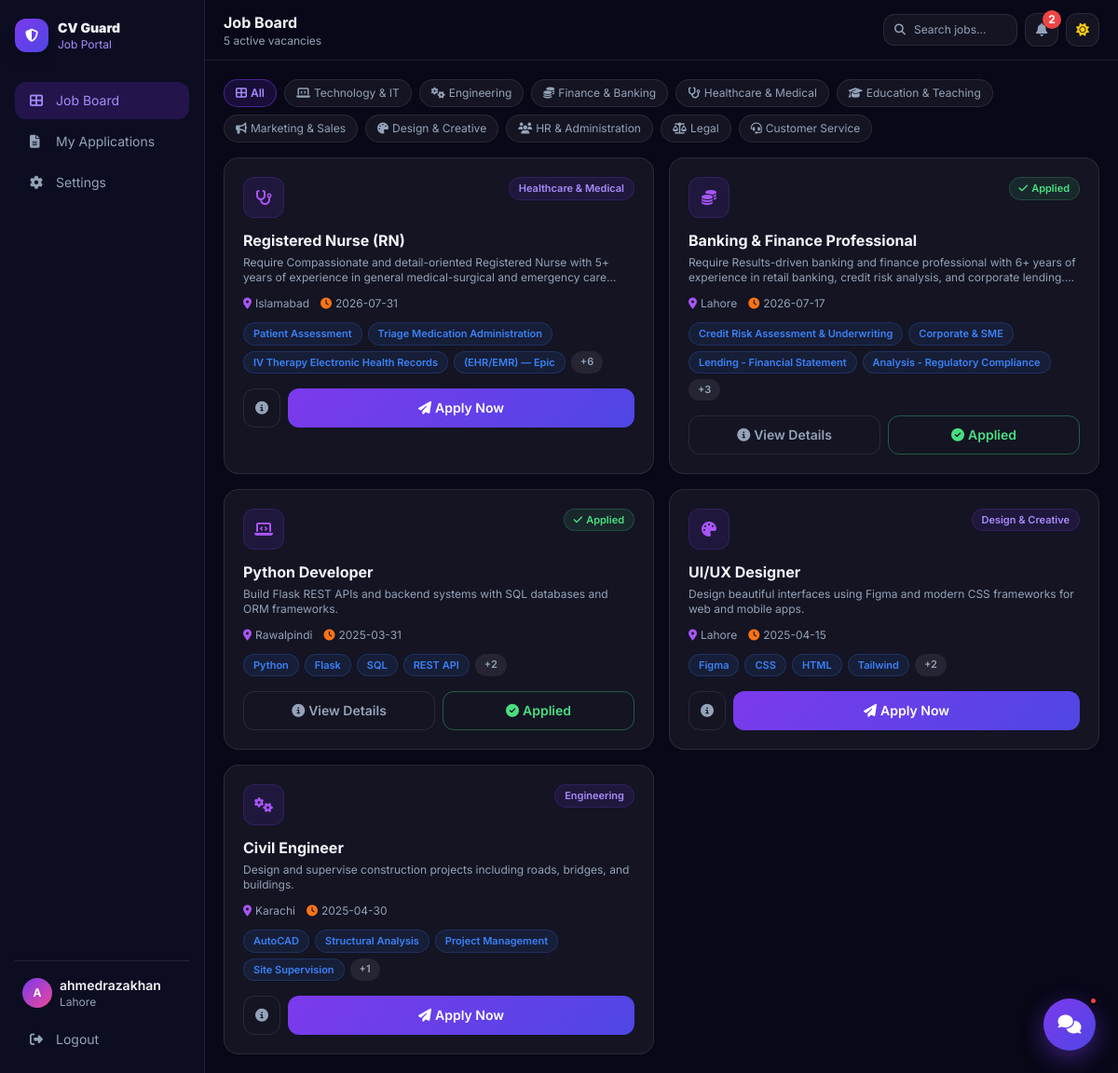
/dashboard (signed in), run on the app's committed database.
### cv_matcher/models.py (models this page shows)
class User(UserMixin, db.Model):
    __tablename__ = 'users'
    id = db.Column(db.Integer, primary_key=True)
    name = db.Column(db.String(100), nullable=False)
    email = db.Column(db.String(150), unique=True, nullable=False)
    password_hash = db.Column(db.String(256), nullable=False)
    city = db.Column(db.String(100), default='')
    is_admin = db.Column(db.Boolean, default=False)
    theme = db.Column(db.String(10), default='dark')
    created_at = db.Column(db.DateTime, default=datetime.utcnow)
    applications = db.relationship('Application', backref='applicant', lazy=True, cascade='all, delete-orphan')
    notifications = db.relationship('Notification', backref='user', lazy=True, cascade='all, delete-orphan')

class Category(db.Model):
    __tablename__ = 'categories'
    id = db.Column(db.Integer, primary_key=True)
    name = db.Column(db.String(100), unique=True, nullable=False)
    icon = db.Column(db.String(50), default='fa-briefcase')
    color = db.Column(db.String(30), default='purple')
    jobs = db.relationship('Job', backref='category_obj', lazy=True)

class Job(db.Model):
    __tablename__ = 'jobs'
    id = db.Column(db.Integer, primary_key=True)
    title = db.Column(db.String(200), nullable=False)
    description = db.Column(db.Text, nullable=False)
    required_skills = db.Column(db.Text, nullable=False)
    location = db.Column(db.String(150), nullable=False)
    deadline = db.Column(db.String(50), default='')
    category_id = db.Column(db.Integer, db.ForeignKey('categories.id'), nullable=True)
    posted_by = db.Column(db.Integer, db.ForeignKey('users.id'))
    created_at = db.Column(db.DateTime, default=datetime.utcnow)
    applications = db.relationship('Application', backref='job', lazy=True, cascade='all, delete-orphan')

### cv_matcher/app.py (the view)
@app.route('/dashboard')
@login_required
def user_dashboard():
    if current_user.is_admin: return redirect(url_for('admin_dashboard'))
    cat_filter = request.args.get('cat', '')
    search = request.args.get('q', '')
    query = Job.query
    if cat_filter: query = query.filter_by(category_id=cat_filter)
    if search: query = query.filter(Job.title.ilike(f'%{search}%'))
    jobs = query.order_by(Job.created_at.desc()).all()
    categories = Category.query.all()
    my_apps = Application.query.filter_by(user_id=current_user.id).all()
    applied_job_ids = {a.job_id for a in my_apps}
    unread = Notification.query.filter_by(user_id=current_user.id, is_read=False).count()
    notifs = enrich_notifs(Notification.query.filter_by(user_id=current_user.id).order_by(Notification.created_at.desc()).limit(8).all())
    threshold = get_eligibility_threshold()
    return render_template('user_dashboard.html', jobs=jobs, categories=categories,
        applied_job_ids=applied_job_ids, my_apps=my_apps,
        unread_notifs=unread, notifs=notifs,
        cat_filter=cat_filter, search=search, threshold=threshold)

### cv_matcher/app.py (called while the page is built)
def enrich_notifs(notifs):
    for n in notifs:
        full_plain = html_to_plain(n.message)
        first_line = full_plain.split('\n')[0] if full_plain else ''
        n.preview = (first_line[:80] + '...') if len(first_line) > 80 else first_line
    return notifs

@login_manager.user_loader
def load_user(user_id):
    return db.session.get(User, int(user_id))

def get_setting(key, default=''):
    s = Setting.query.filter_by(key=key).first()
    return s.value if s else default

def get_eligibility_threshold():
    return float(get_setting('eligibility_threshold', '30'))

### cv_matcher/templates/user_dashboard.html (shortened to what this page needs)
<!DOCTYPE html>
<html lang="en" data-theme="{{ current_user.theme or 'dark' }}">
<head>
<script src="https://cdn.tailwindcss.com"></script>
<link rel="stylesheet" href="https://cdnjs.cloudflare.com/ajax/libs/font-awesome/6.5.0/css/all.min.css">
</head>
<body class="flex h-screen overflow-hidden">
<aside class="sidebar flex-shrink-0 flex flex-col p-4 overflow-y-auto">
  <div class="flex items-center gap-2.5 mb-8 mt-1">
    <div class="w-9 h-9 rounded-xl flex items-center justify-center shadow-lg" style="background:linear-gradient(135deg,#7c3aed,#4f46e5)">
      <i class="fas fa-shield-halved text-white text-sm"></i>
    </div>
    <div>
      <p class="font-black text-sm brand-name">CV Guard</p>
      <p class="text-xs brand-sub">Job Portal</p>
    </div>
  </div>
  <nav class="space-y-1 flex-1">
    <a href="{{ url_for('user_dashboard') }}" class="nav-item active flex items-center gap-3 px-4 py-2.5 text-sm">
      <i class="fas fa-th-large w-4"></i>Job Board
    </a>
    <a href="{{ url_for('my_applications') }}" class="nav-item flex items-center gap-3 px-4 py-2.5 text-sm">
      <i class="fas fa-file-lines w-4"></i>My Applications
    </a>
    <a href="{{ url_for('user_settings') }}" class="nav-item flex items-center gap-3 px-4 py-2.5 text-sm">
      <i class="fas fa-gear w-4"></i>Settings
    </a>
  </nav>
  <div class="mt-auto pt-4" style="border-top:1px solid rgba(255,255,255,.1)">
    <div class="flex items-center gap-2 px-2 mb-3">
      <div class="w-8 h-8 rounded-full flex items-center justify-center text-xs font-bold flex-shrink-0" style="background:linear-gradient(135deg,#7c3aed,#ec4899);color:#fff">
        {{ current_user.name[0].upper() }}
      </div>
      <div class="min-w-0">
        <p class="text-sm font-semibold truncate user-name">{{ current_user.name }}</p>
        <p class="text-xs user-city">{{ current_user.city or 'No city set' }}</p>
      </div>
    </div>
    <a href="{{ url_for('logout') }}" class="nav-item flex items-center gap-3 px-4 py-2.5 text-sm">
      <i class="fas fa-right-from-bracket w-4"></i>Logout
    </a>
  </div>
</aside>
<main class="flex-1 overflow-y-auto">
  <div class="topbar sticky top-0 z-20 px-5 py-3 flex items-center justify-between gap-3">
    <div>
      <h1 class="text-base topbar-title">Job Board</h1>
      <p class="text-xs topbar-sub">{{ jobs|length }} active vacancies</p>
    </div>
    <div class="flex items-center gap-2">
      <form method="GET" action="{{ url_for('user_dashboard') }}" class="relative">
        <i class="fas fa-search absolute left-3 top-1/2 -translate-y-1/2 text-xs" style="color:var(--muted)"></i>
        <input type="text" name="q" value="{{ search }}" placeholder="Search jobs..."
          class="search-input pl-8 pr-4 py-2 rounded-xl text-xs w-36">
      </form>
      <div class="relative">
        <button onclick="toggleNotifPanel()" id="bellBtn"
          class="icon-btn relative w-9 h-9 rounded-xl flex items-center justify-center">
          <i class="fas fa-bell text-sm" style="color:var(--muted)"></i>
          {% if unread_notifs > 0 %}
          <span class="absolute -top-1 -right-1 w-5 h-5 bg-red-500 rounded-full text-white text-xs flex items-center justify-center font-bold">{{ unread_notifs if unread_notifs < 10 else '9+' }}</span>
          {% endif %}
        </button>
      </div>
      <button onclick="toggleTheme()" class="icon-btn w-9 h-9 rounded-xl flex items-center justify-center" title="Toggle theme">
        <i class="fas fa-{% if current_user.theme == 'dark' %}sun text-yellow-400{% else %}moon text-purple-400{% endif %} text-sm"></i>
      </button>
    </div>
  </div>
  <div class="p-5">
    {% if categories %}
    <div class="flex gap-2 flex-wrap mb-4">
      <a href="{{ url_for('user_dashboard') }}" class="cat-chip {% if not cat_filter %}active{% endif %} text-xs px-3 py-1.5 rounded-full cursor-pointer">
        <i class="fas fa-th-large mr-1"></i>All
      </a>
      {% for cat in categories %}
      <a href="{{ url_for('user_dashboard', cat=cat.id) }}" class="cat-chip {% if cat_filter == cat.id|string %}active{% endif %} text-xs px-3 py-1.5 rounded-full cursor-pointer">
        <i class="fas {{ cat.icon }} mr-1"></i>{{ cat.name }}
      </a>
      {% endfor %}
    </div>
    {% endif %}
    {% if not jobs %}
    <div class="text-center py-20" style="color:var(--muted)">
      <i class="fas fa-briefcase text-5xl mb-4 opacity-20"></i>
      <p class="text-lg font-semibold" style="color:var(--text)">No jobs found</p>
      <p class="text-sm mt-1">Try a different category or search term</p>
    </div>
    {% else %}
    <div class="grid grid-cols-1 lg:grid-cols-2 xl:grid-cols-3 gap-4">
      {% for job in jobs %}
      <div class="job-card rounded-2xl p-5 fade-in" style="animation-delay:{{ (loop.index0 * 0.05)|round(2) }}s">
        <div class="flex items-start justify-between gap-2 mb-3">
          <div class="w-11 h-11 rounded-xl flex items-center justify-center flex-shrink-0" style="background:rgba(124,58,237,.12);border:1px solid rgba(124,58,237,.2)">
            {% if job.category_obj %}<i class="fas {{ job.category_obj.icon }} text-purple-500"></i>
            {% else %}<i class="fas fa-briefcase text-purple-500"></i>{% endif %}
          </div>
          {% if job.id in applied_job_ids %}
          <span class="badge badge-applied"><i class="fas fa-check mr-1"></i>Applied</span>
          {% elif job.category_obj %}
          <span class="badge badge-hiring">{{ job.category_obj.name }}</span>
          {% else %}
          <span class="badge badge-hiring">Hiring</span>
          {% endif %}
        </div>
        <h3 class="font-bold text-base mb-1" style="color:var(--text)">{{ job.title }}</h3>
        <p class="text-xs mb-3 line-clamp-2" style="color:var(--muted)">{{ job.description }}</p>
        <div class="flex items-center gap-3 text-xs mb-3" style="color:var(--muted)">
          <span><i class="fas fa-location-dot text-purple-500 mr-1"></i>{{ job.location }}</span>
          {% if job.deadline %}<span><i class="fas fa-clock text-orange-500 mr-1"></i>{{ job.deadline }}</span>{% endif %}
        </div>
        <div class="flex flex-wrap gap-1.5 mb-4">
          {% for skill in job.required_skills.split(',')[:4] %}
          <span class="badge" style="background:rgba(59,130,246,.1);color:#3b82f6;border:1px solid rgba(59,130,246,.2)">{{ skill.strip() }}</span>
          {% endfor %}
          {% if job.required_skills.split(',')|length > 4 %}
          <span class="badge" style="background:var(--input);color:var(--muted)">+{{ job.required_skills.split(',')|length - 4 }}</span>
          {% endif %}
        </div>
        {% if job.id in applied_job_ids %}
        <div class="flex gap-2 mt-auto">
          <button onclick="openJobDetail({{ loop.index0 }})" class="flex-1 py-2.5 rounded-xl text-sm font-semibold border transition-colors hover:border-purple-500" style="border-color:var(--border);color:var(--muted)">
            <i class="fas fa-info-circle mr-1"></i>View Details
          </button>
          <button class="btn-applied flex-1 py-2.5 rounded-xl text-sm font-semibold cursor-default">
            <i class="fas fa-circle-check mr-1"></i>Applied
          </button>
        </div>
        {% else %}
        <div class="flex gap-2 mt-auto">
          <button onclick="openJobDetail({{ loop.index0 }})" class="py-2.5 px-3 rounded-xl text-sm border transition-colors hover:border-purple-500 flex-shrink-0" style="border-color:var(--border);color:var(--muted)" title="View full details">
            <i class="fas fa-info-circle"></i>
          </button>
          <button onclick="openApplyModal({{ job.id }}, '{{ job.title|e }}')" class="btn-apply flex-1 py-2.5 rounded-xl text-sm font-semibold">
            <i class="fas fa-paper-plane mr-1"></i>Apply Now
          </button>
        </div>
        {% endif %}
      </div>
      {% endfor %}
    </div>
    {% endif %}
  </div>
</main>
<div class="fixed bottom-6 right-6 z-40 flex flex-col items-end gap-3">
  <button onclick="toggleChat()" class="relative w-14 h-14 rounded-full flex items-center justify-center shadow-lg" style="background:linear-gradient(135deg,#7c3aed,#4f46e5);box-shadow:0 8px 24px rgba(124,58,237,.45)">
    <i class="fas fa-comments text-xl text-white" id="chatIcon"></i>
    <span id="chatNotif" class="notif-dot" {% if unread_notifs == 0 %}style="display:none"{% endif %}></span>
  </button>
</div>
</body>
</html>

### cv_matcher/templates/user_dashboard.html (style rules this page uses)
* { font-family:'Inter',sans-serif; }
:root { --bg:#080818; --sidebar:#0d0d22; --card:rgba(255,255,255,0.05); --card-solid:#12122a; --border:rgba(255,255,255,0.09); --text:#f1f5f9; --text2:#cbd5e1; --muted:#94a3b8; --input:rgba(255,255,255,0.07); --modal:#13132a; --shadow:rgba(0,0,0,0.5); }
body { background:var(--bg);color:var(--text);transition:background .3s,color .3s; }
.sidebar { background:var(--sidebar);border-right:1px solid var(--border);width:220px; }
.nav-item { border-radius:12px;transition:all .2s;color:var(--muted); }
.nav-item.active { background:rgba(124,58,237,.2);color:#a78bfa; }
.sidebar .brand-name { color:#f1f5f9; }
.sidebar .brand-sub { color:#a78bfa; }
.sidebar .user-name { color:#f1f5f9; }
.sidebar .user-city { color:#94a3b8; }
.job-card { background:var(--card);border:1px solid var(--border);transition:all .3s; }
.topbar { background:var(--bg);border-bottom:1px solid var(--border); }
.topbar-title { color:var(--text);font-weight:700; }
.topbar-sub { color:var(--muted); }
.search-input { background:var(--card);border:1px solid var(--border);color:var(--text); }
.search-input::placeholder { color:var(--muted); }
.icon-btn { background:var(--card);border:1px solid var(--border);transition:all .2s; }
.cat-chip { background:var(--card);border:1px solid var(--border);color:var(--muted);transition:all .2s; }
.cat-chip.active { background:rgba(124,58,237,.15);border-color:rgba(124,58,237,.5);color:#a78bfa;font-weight:600; }
.badge { font-size:11px;font-weight:600;padding:3px 10px;border-radius:20px; }
.badge-hiring { background:rgba(124,58,237,.12);color:#a78bfa;border:1px solid rgba(124,58,237,.2); }
.badge-applied { background:rgba(74,222,128,.1);color:#4ade80;border:1px solid rgba(74,222,128,.2); }
.btn-apply { background:linear-gradient(135deg,#7c3aed,#4f46e5);color:#fff;transition:all .3s; }
.btn-applied { background:transparent;border:1px solid rgba(74,222,128,.35);color:#4ade80; }
.notif-dot { width:9px;height:9px;background:#ef4444;border-radius:50%;position:absolute;top:-2px;right:-2px;border:2px solid var(--bg); }
.fade-in { animation:fadeIn .4s ease both; }

### data on the page
User: name "A", name "ahmedrazakhan", city "Lahore"
Category: name "Technology & IT"
Category: name "Engineering"
Category: name "Finance & Banking"
Category: name "Healthcare & Medical"
Category: name "Education & Teaching"
Category: name "Marketing & Sales"
Category: name "Design & Creative"
Category: name "HR & Administration"
Category: name "Legal"
Category: name "Customer Service"
Job: category_obj.name "Healthcare & Medical", title "Registered Nurse (RN)", description "Require Compassionate and detail-oriented Registered Nurse with 5+ years of experience in general medical-surgical and emergency…", location "Islamabad", deadline "2026-07-31", strip "Patient Assessment" "Triage Medication Administration" "IV Therapy Electronic Health Records" "(EHR/EMR) — Epic", required_skills.split|length "6"
Job: shows "Applied", title "Banking & Finance Professional", description "Require Results-driven banking and finance professional with 6+ years of experience in retail banking, credit risk analysis, and corporate…", location "Lahore", deadline "2026-07-17", strip "Credit Risk Assessment & Underwriting" "Corporate & SME" "Lending - Financial Statement" "Analysis - Regulatory Compliance", required_skills.split|length "3"
Job: shows "Applied", title "Python Developer", description "Build Flask REST APIs and backend systems with SQL databases and ORM frameworks.", location "Rawalpindi", deadline "2025-03-31", strip "Python" "Flask" "SQL" "REST API", required_skills.split|length "2"
Job: category_obj.name "Design & Creative", title "UI/UX Designer", description "Design beautiful interfaces using Figma and modern CSS frameworks for web and mobile apps.", location "Lahore", deadline "2025-04-15", strip "Figma" "CSS" "HTML" "Tailwind", required_skills.split|length "2"
Job: category_obj.name "Engineering", title "Civil Engineer", description "Design and supervise construction projects including roads, bridges, and buildings.", location "Karachi", deadline "2025-04-30", strip "AutoCAD" "Structural Analysis" "Project Management" "Site Supervision", required_skills.split|length "1"

### other printed values
{{ jobs|length }} "5"
{{ unread_notifs if unread_notifs < 10 else '9+' }} "2"
